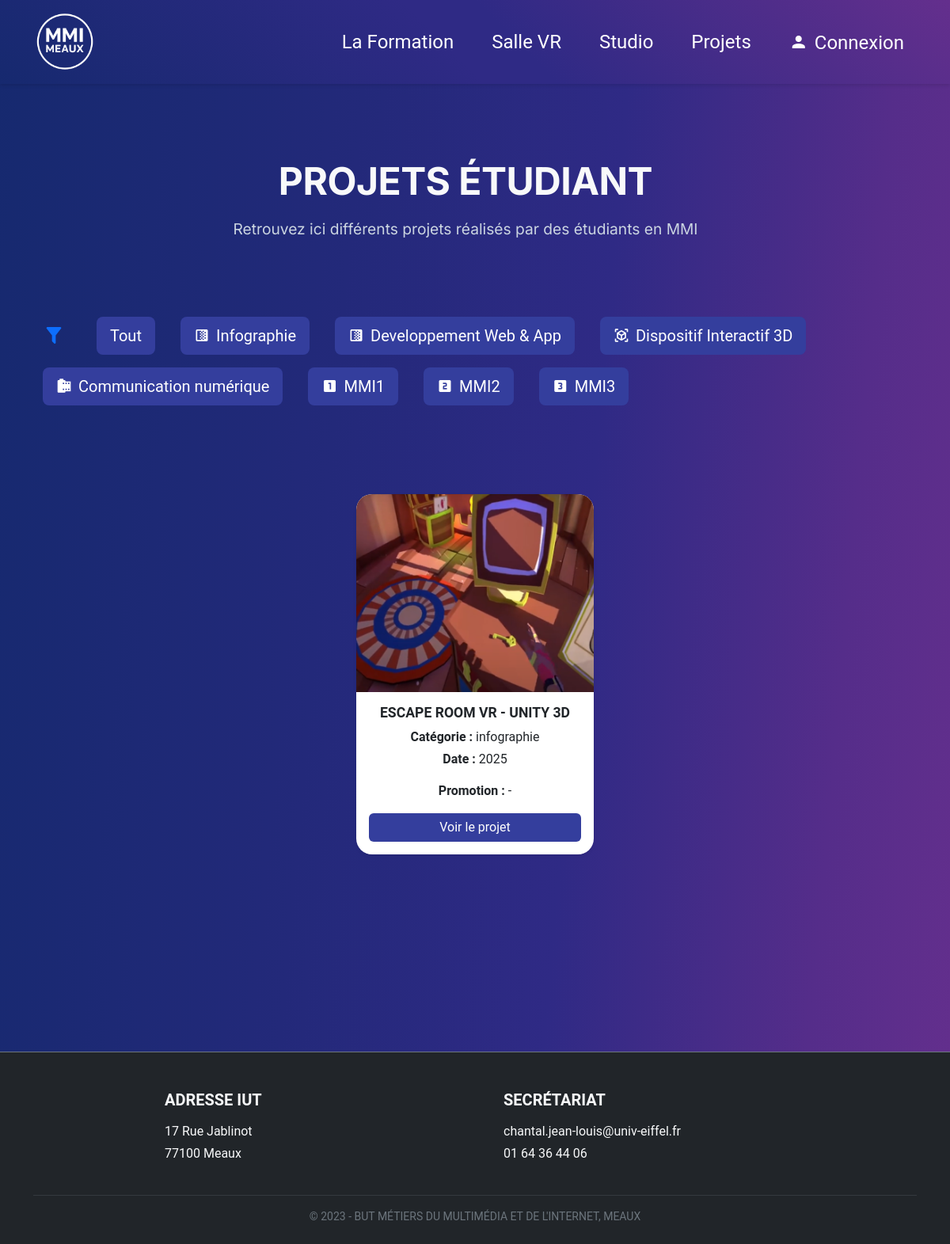
/projets.php?categorie=infographie, run on the app's committed database.
### tables this page shows
CREATE TABLE `projet` (
  `id` int(11) NOT NULL,
  `nom` varchar(255) NOT NULL,
  `categorie` varchar(255) NOT NULL,
  `image` varchar(255) NOT NULL,
  `description` varchar(255) NOT NULL,
  `date` varchar(255) NOT NULL,
  `auteurs` varchar(255) DEFAULT NULL,
  `video` varchar(255) DEFAULT NULL,
  `promo` varchar(50) DEFAULT NULL,
  `drive` varchar(255) DEFAULT NULL
);

### carte_ui.php (the view, shortened to what this page needs)
<?php
require_once "dbconnect.php";
$categorie_filtre = isset($_GET['categorie']) ? trim($_GET['categorie']) : '';
$conditions = [];
$params = [];
if ($categorie_filtre) {
    $conditions[] = 'categorie = :categorie';
    $params[':categorie'] = $categorie_filtre;
}
$sql = "SELECT * FROM projet";
if (!empty($conditions)) {
    $sql .= " WHERE " . implode(" AND ", $conditions);
}
$sql .= " ORDER BY date DESC";
$stmt = $db->prepare($sql);
$stmt->execute($params);
$projets = $stmt->fetchAll(PDO::FETCH_ASSOC);
?>
<!DOCTYPE html>
<html lang="fr">
<head>
  <link href="https://cdn.jsdelivr.net/npm/bootstrap@5.3.6/dist/css/bootstrap.min.css" rel="stylesheet" />
  <link href="https://cdn.jsdelivr.net/npm/@mdi/font/css/materialdesignicons.min.css" rel="stylesheet" />
  <link href="css/carte_ui.css" rel="stylesheet"/>
</head>
<body>
<div class="container py-5 min-vh-100 d-flex align-items-start ">
  <div class="w-100 ">
    <?php if (empty($projets)) : ?>
      <div class="row justify-content-center">
        <div class="col-12 col-md-8 text-center">
          <div class="alert alert-info fs-4 py-4 mt-5 shadow" role="alert">
            Aucun projet pour le moment.
          </div>
        </div>
      </div>
    <?php else : ?>
      <div class="row justify-content-center g-4 mt-4">
        <?php foreach ($projets as $projet) : ?>
          <div class="col-md-6 col-lg-4">
            <div class="card project-card shadow-sm h-100 border-0">
              <?php if (!empty($projet['image']) && file_exists($projet['image'])) : ?>
                <img src="<?= htmlspecialchars($projet['image']) ?>" alt="Image du projet" class="project-image">
              <?php else : ?>
                <img src="ressource/default.png" alt="Image par défaut" class="project-image">
              <?php endif; ?>
              <div class="card-body d-flex flex-column text-center">
                <h5 class="card-title fw-bold text-uppercase"><?= htmlspecialchars($projet['nom']) ?></h5>
                <p class="mb-1"><strong>Catégorie :</strong> <?= htmlspecialchars($projet['categorie']) ?></p>
                <p><strong>Date :</strong> <?= htmlspecialchars($projet['date']) ?></p>
                <p><strong>Promotion :</strong> <?= htmlspecialchars($projet['promo']) ?></p>
                <a href="affichage_projet.php?id=<?= urlencode($projet['id']) ?>" class="btn btn-projet w-100 mt-auto">
                Voir le projet
              </a>
              </div>
            </div>
          </div>
        <?php endforeach; ?>
      </div>
    <?php endif; ?>
  </div>
</div>
</body>
</html>

### css/projets.css (style rules this page uses)
html, body { height: 100%; margin: 0; display: flex; flex-direction: column; font-family: 'Inter', sans-serif; }
.bg-eiffel { background: linear-gradient(95deg, rgb(22, 41, 111) 0%, rgb(35, 41, 122) 35%, rgb(47, 42, 133) 60%, rgb(85, 45, 138) 85%, rgb(100, 47, 141) 100%); background-repeat: no-repeat; background-attachment: fixed; background-size: cover; color: white; font-family: 'Roboto', sans-serif; }

### css/carte_projet.css (style rules this page uses)
.project-card { max-width: 300px; margin: auto; border-radius: 12px; box-shadow: 0 4px 8px rgba(0,0,0,0.1); }
.project-image { height: 160px; object-fit: cover; border-top-left-radius: 12px; border-top-right-radius: 12px; }
.card-body { padding: 1rem; }
.card-title { font-size: 1.1rem; }

### css/carte_ui.css (style rules this page uses)
body { background: linear-gradient(95deg, rgb(22, 41, 111) 0%, rgb(47, 42, 133) 47%, rgb(47, 42, 133) 54%, rgb(100, 47, 141) 100%); min-height: 100vh; padding-top: 3rem; }
.project-card { border-radius: 1.25rem; overflow: hidden; transition: transform 0.3s ease, box-shadow 0.3s ease; background-color: white; }
.project-image { height: 250px; width: 100%; object-fit: cover; transition: transform 0.4s ease; }
.btn-projet { background-color: #343e9d; color: white; border: none; }

### data on the page
projet: image (picture), nom "ESCAPE ROOM VR - UNITY 3D", categorie "infographie", date "2025", promo "-"
